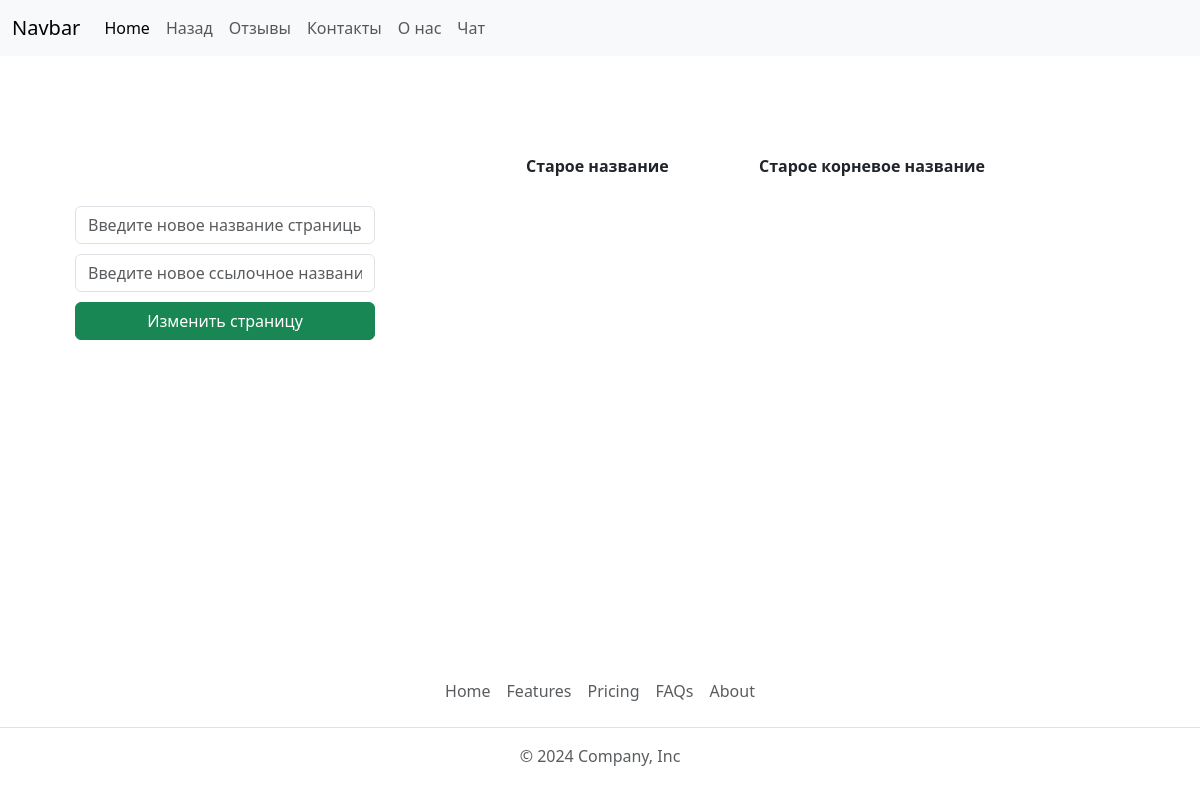
The app's page /functions/changePage.php with its own data.
### tables this page shows
CREATE TABLE `pages` (
  `id-page` int NOT NULL,
  `name-page` varchar(20) NOT NULL,
  `link-page` varchar(30) NOT NULL,
  `position-page` int NOT NULL
);

### public/functions/changePage.php (the view, shortened to what this page needs)
<?php
    require_once '../config/link.php';
    $getAllPages = "SELECT * FROM `pages`";
    $resultAllPages = $link->query($getAllPages);
    $rowAll = $resultAllPages->fetch_all(MYSQLI_ASSOC);
?>
<!DOCTYPE html>
<html lang="en">
<head>
    <link href="https://cdn.jsdelivr.net/npm/bootstrap@5.3.3/dist/css/bootstrap.min.css" rel="stylesheet">
    <link rel="stylesheet" href="../styles/changePageStyle.css">
</head>
<body>
<nav class="navbar navbar-expand-lg bg-body-tertiary">
  <div class="container-fluid">
    <a class="navbar-brand" href="#">Navbar</a>
    <div class="collapse navbar-collapse" id="navbarNav">
      <ul class="navbar-nav">
        <li class="nav-item">
          <a class="nav-link active" aria-current="page" href="#">Home</a>
        </li>
        <li class="nav-item">
          <a class="nav-link" aria-current="page" href="adminPage.php">Назад</a>
        </li>
          <?php
            foreach($rowAll as $pages){
          ?>
          <li class="nav-item">
            <a href="<?= $pages['link-page'] ?>" class="nav-link"><?= $pages['name-page'] ?></a>
          </li>
          <?php }; ?>
      </ul>
    </div>
  </div>
</nav>
    <section class="buttons d-flex justify-content-around align-items-center">
        <form action="" method="GET" class="d-flex flex-column">
          <input type="text" name="newNamePage" class="form-control" placeholder="Введите новое название страницы">
          <input type="text" name="newLinkPage" class="form-control" placeholder="Введите новое ссылочное название">
          <input type="submit" class="btn btn-success" id="changeButton" value="Изменить страницу">
        </form>
        <article class="d-flex justify-content-center">
          <table>
            <thead>
              <th>Старое название</th>
              <th>Старое корневое название</th>
            </thead>
            </table>
        </article>
    </section>
    <footer class="fixed-bottom py-3">
        <ul class="nav justify-content-center border-bottom pb-3 mb-3">
          <li class="nav-item"><a href="#" class="nav-link px-2 text-body-secondary">Home</a></li>
          <li class="nav-item"><a href="#" class="nav-link px-2 text-body-secondary">Features</a></li>
          <li class="nav-item"><a href="#" class="nav-link px-2 text-body-secondary">Pricing</a></li>
          <li class="nav-item"><a href="#" class="nav-link px-2 text-body-secondary">FAQs</a></li>
          <li class="nav-item"><a href="#" class="nav-link px-2 text-body-secondary">About</a></li>
        </ul>
        <p class="text-center text-body-secondary">© 2024 Company, Inc</p>
    </footer>
</body>
</html>

### public/styles/changePageStyle.css (style rules this page uses)
form { width: 300px; height: 200px; }
input { margin: 0 0 10px 0; }
section { width: 100%; height: 500px; }
article { width: 50%; height: 380px; }
table { width: 100%; height: 100px; }

### records on screen
pages: value "Отзывы"
pages: value "Контакты"
pages: value "О нас"
pages: value "Чат"
